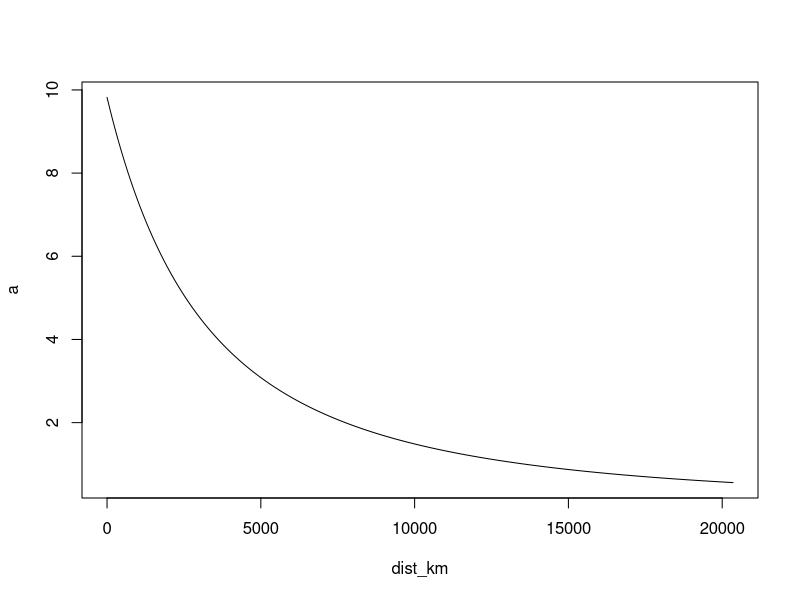

Recreate this plot in R.
#code which is not explicitly an exercise...but may be useful to have in reference

#trig functions are in the base of R
cos(pi)
sin(3*pi/2)
tan(pi/6)

#exponential (e^x) and log(x) are in the base of R
exp(1)
log(100,base=10) #number to raise for, base, return value is log of given arguments

#modulus is two percentage symbols (returns remainder after division)
16%%3
10%%5

#a more involved calculation
sqrt(3/4) / (1/3 - 2/pi^2)

apple <-20-16
banana <- 4 + 5 
apple - banana
apple
banana

#R is case sensitive as expected. so Apple != apple as a variable

#re-assignment and incrementation
apple <- -100
apple <- apple +1
apple

#scalar addition of a vector
x <- c(1, 2, 77, 2, -2, 14) 
y <- 2
x+y

#scalar multiplication of a vector
x*y

#raising entire vector to a power
x^y

#unless re-assigning, objects are not mutateable
x
y <- c(1, 1, 2, 2, 3, 3)

length(x)
length(y)

#to multiply or add vectors they need to be the same length
#this was checked earlier, so we can do the below operations
x + y
x*y

#the same order of operations applies to both vectors and scalar values
2*x + y
2*(x + y)

x <- seq(from=1, to=10, by=1)
x
y <- seq(from=1, to=10, by=2)
y

x <- 0:15
x
y <- 6:-6
y

G <- 6.6728*10^-11
r_earth <- 6.371*10^6
m <- 5.9736*10^24
r <- r_earth
a <- G*m/r^2
a

#effect of gravity as distance km from earth increase
dist <- seq(from=0, to=20350*1000, by=10)
r <- r_earth + dist
a <- G*m/r^2
dist_km <- dist / 1000
plot(x=dist_km, y=a, type="l")

#R becomes unresponsive if you run this below
#but it is just the same as the above plot except with circle points
#instead of a line
#plot(x=dist_km, y=a)

#bodmas applies. brackets always take precedence for completion
6*(5+2)^2/(2+6-9)/7*2

#find the script at this location and run it in this session
#at uni, backslash will become forward slash (windows)
#source("/Users/myname/documents/rstuff/tutorial_exercisse.R")

min(c(1:10))
max(c(1:10))
#effectively a factorial in this case but more generally multiples
#the elements within the vector
prod(c(1:5))
